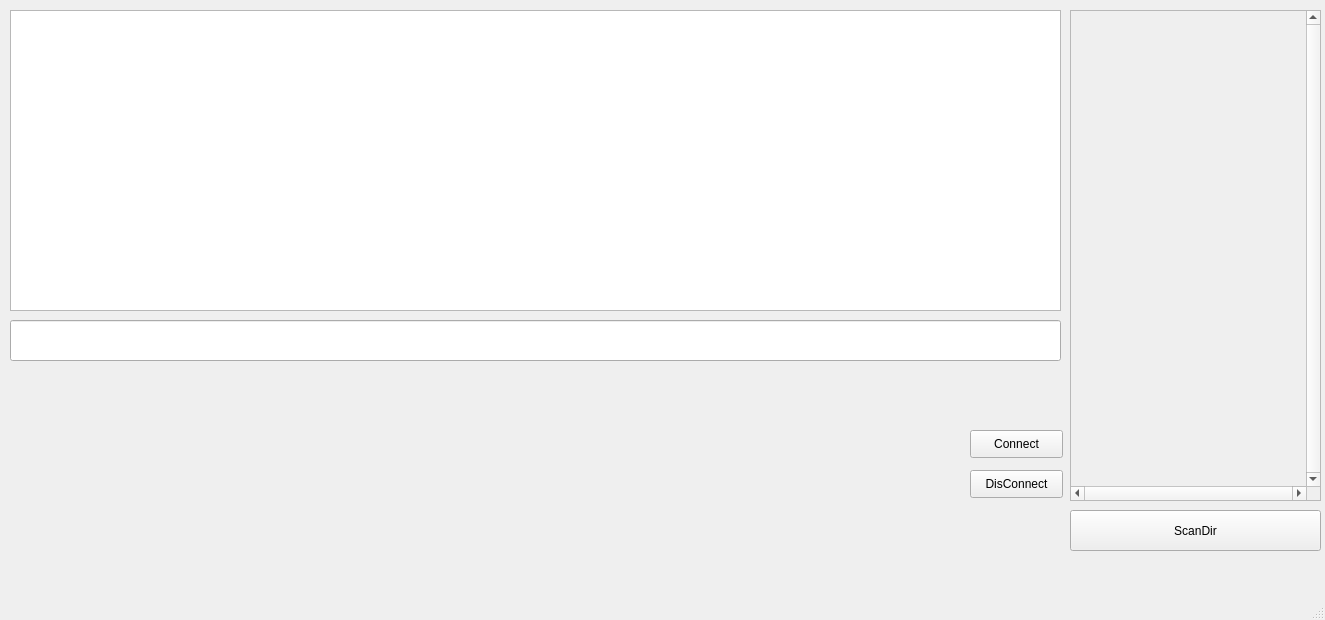
<?xml version="1.0" encoding="UTF-8"?>
<ui version="4.0">
 <class>MainWindow</class>
 <widget class="QMainWindow" name="MainWindow">
  <property name="geometry">
   <rect>
    <x>0</x>
    <y>0</y>
    <width>1325</width>
    <height>620</height>
   </rect>
  </property>
  <property name="windowTitle">
   <string>MainWindow</string>
  </property>
  <widget class="QWidget" name="centralwidget">
   <widget class="QPushButton" name="pushButton_Connect">
    <property name="geometry">
     <rect>
      <x>970</x>
      <y>430</y>
      <width>93</width>
      <height>28</height>
     </rect>
    </property>
    <property name="text">
     <string>Connect</string>
    </property>
   </widget>
   <widget class="QPushButton" name="pushButton_DisConnect">
    <property name="geometry">
     <rect>
      <x>970</x>
      <y>470</y>
      <width>93</width>
      <height>28</height>
     </rect>
    </property>
    <property name="text">
     <string>DisConnect</string>
    </property>
   </widget>
   <widget class="QPlainTextEdit" name="plainTextEdit">
    <property name="geometry">
     <rect>
      <x>10</x>
      <y>10</y>
      <width>1051</width>
      <height>301</height>
     </rect>
    </property>
   </widget>
   <widget class="QLineEdit" name="lineEdit">
    <property name="geometry">
     <rect>
      <x>10</x>
      <y>320</y>
      <width>1051</width>
      <height>41</height>
     </rect>
    </property>
   </widget>
   <widget class="QPushButton" name="pushButton">
    <property name="geometry">
     <rect>
      <x>1070</x>
      <y>510</y>
      <width>251</width>
      <height>41</height>
     </rect>
    </property>
    <property name="text">
     <string>ScanDir</string>
    </property>
   </widget>
   <widget class="QScrollArea" name="scrollArea">
    <property name="geometry">
     <rect>
      <x>1070</x>
      <y>10</y>
      <width>251</width>
      <height>491</height>
     </rect>
    </property>
    <property name="verticalScrollBarPolicy">
     <enum>Qt::ScrollBarAlwaysOn</enum>
    </property>
    <property name="horizontalScrollBarPolicy">
     <enum>Qt::ScrollBarAlwaysOn</enum>
    </property>
    <property name="widgetResizable">
     <bool>true</bool>
    </property>
    <widget class="QWidget" name="scrollAreaWidgetContents">
     <property name="geometry">
      <rect>
       <x>0</x>
       <y>0</y>
       <width>228</width>
       <height>468</height>
      </rect>
     </property>
    </widget>
   </widget>
  </widget>
  <widget class="QMenuBar" name="menubar">
   <property name="geometry">
    <rect>
     <x>0</x>
     <y>0</y>
     <width>1325</width>
     <height>27</height>
    </rect>
   </property>
  </widget>
  <widget class="QStatusBar" name="statusbar"/>
 </widget>
 <resources/>
 <connections/>
</ui>
